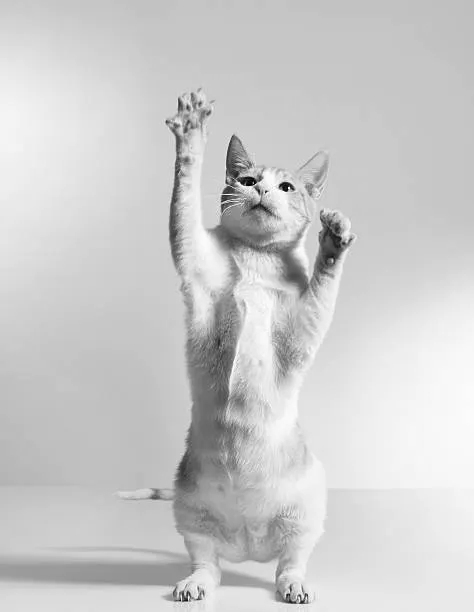
#> input picture Downloads/Traitement des images/Photo.png, 474 x 612 px
$ jupyter execute Untitled.ipynb
#> lines starting #> are read from the running program, lines starting #| are printed output that depends on the picture; after the words box and inside, x2 and y2 are one past the last pixel; in counts of white or black regions, pixels touching at a corner belong together
[cell 1]
from PIL import Image
path= "Photo.png"
img = Image.open(path)
#> img is the input picture: PIL image 474x612 L; min 1, max 255, mean 203.3
img.show()

[cell 2]
w,h=img.size
#> w = 474; h = 612
print("largeur:{} px, hauteur : {} px".format(w,h))
#| largeur:474 px, hauteur : 612 px

[cell 3]
print(img.size)
#| (474, 612)
img2 = img.resize((600,600))
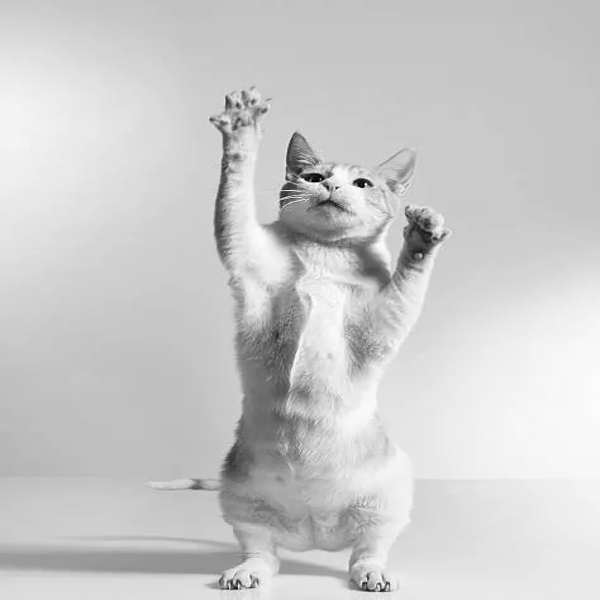
#> img2: PIL image 600x600 L; min 0, max 255, mean 203.3
print(img2.size)
#| (600, 600)

[cell 4]
img2.show()

[cell 5]
print("format des pixels:{}".format(img.mode))
#| format des pixels:L

[cell 6]
px_value=img.getpixel((200 , 400))
#> px_value = 109
print("valuer du pixel situé en (200  400) : {}".format(px_value))
#| valuer du pixel situé en (200  400) : 109

[cell 7]
from PIL import Image
path= "Photo.png"
img1 = Image.open(path).convert('L')
img1.show()

[cell 8]
img1.save("Photo.png")

[cell 9]
from PIL import Image
import numpy as np
path= "Photo.png"
img = Image.open(path)
mat = np.array(img)
print(mat)
#> (printed output is left out)
print("Taille de la matrice ed pixels : {}".format(mat.shape))
#| Taille de la matrice ed pixels : (612, 474)

[cell 10]
Image.fromarray(mat)

[cell 11]
from PIL import Image
import numpy as np
path= "Photo.png"
img = Image.open(path).convert('RGB')
#> img: PIL image 474x612 RGB
R ,G ,B =img.split()
R.show()
G.show()
B.show()

[cell 12]
merged = Image.merge("RGB", (R, G, B))

[cell 13]
merged.show()

## Exercice1

[cell 14]
from PIL import Image
import numpy as np
path1= "dog.png"
path2= "dog1.png"
img1 = Image.open(path1).convert('L')
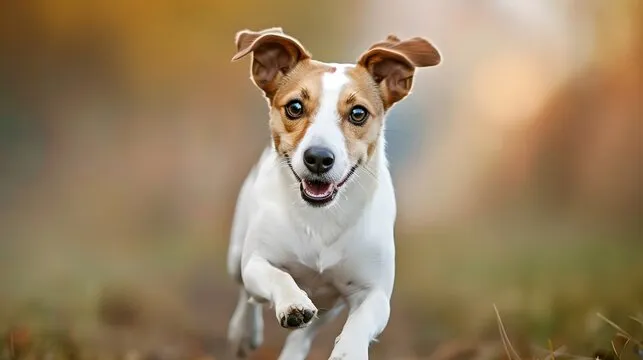
#> input picture Downloads/Traitement des images/dog.png, 643 x 360 px
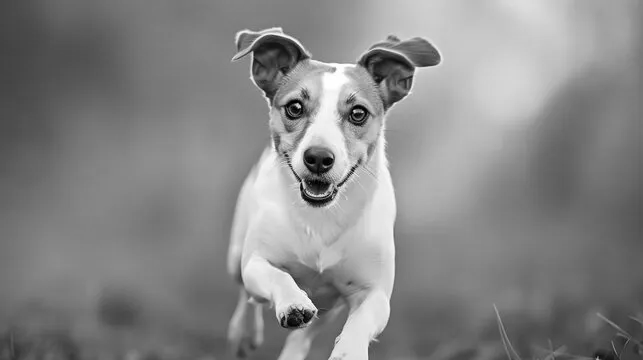
#> img1: PIL image 643x360 L; min 0, max 255, mean 134.1
img2 = Image.open(path2).convert('L')
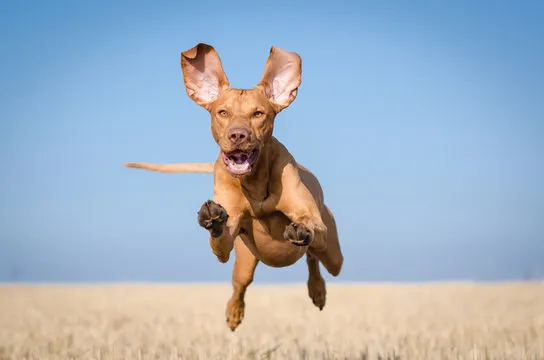
#> input picture Downloads/Traitement des images/dog1.png, 544 x 360 px
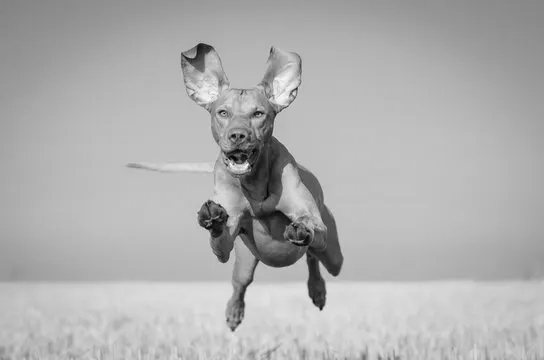
#> img2: PIL image 544x360 L; min 2, max 249, mean 175.1
img1.show()
img2.show()

[cell 15]
img3= img1.resize((600,600))
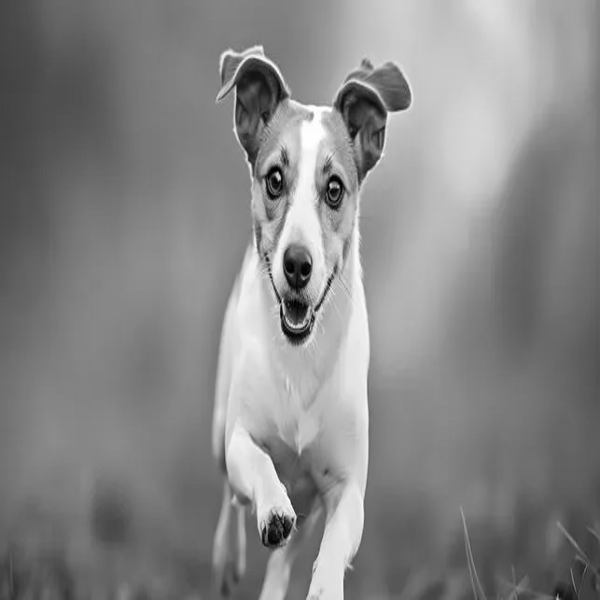
#> img3: PIL image 600x600 L; min 0, max 255, mean 134.1
img4 = img2.resize((600,600))
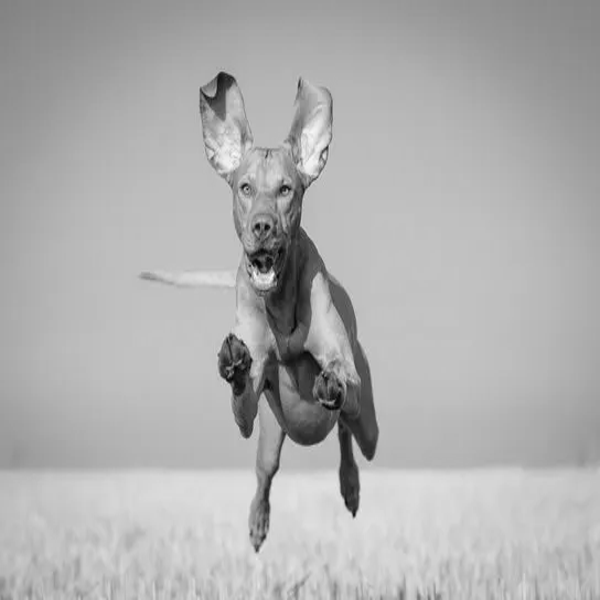
#> img4: PIL image 600x600 L; min 2, max 250, mean 175.1
mat1 = np.array(img3)
mat2 = np.array(img4)
max_array = np.maximum(mat1, mat2)
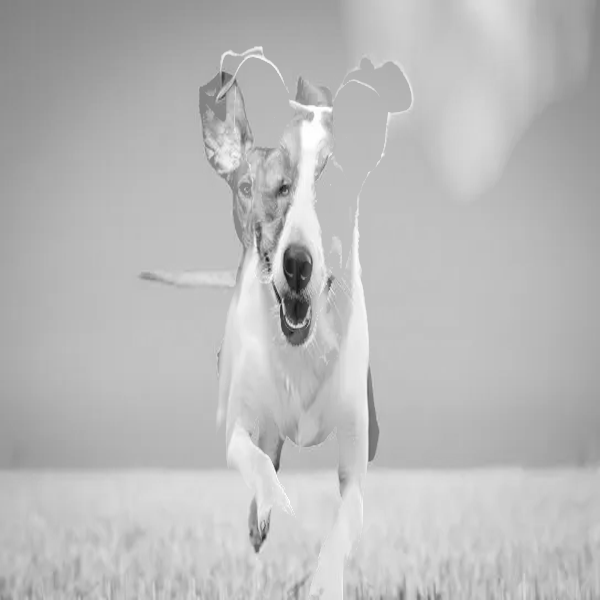
#> max_array: shape (600, 600); min 22, max 255, mean 186.1
max_image = Image.fromarray(max_array)
max_image.show()

## Exercice2

[cell 16]
threshold = 128
for i in range(max_array.shape[0]):
    for j in range(max_array.shape[1]):
        if max_array[i, j] > threshold:
            max_array[i, j] = 255
        else:
            max_array[i, j] = 0
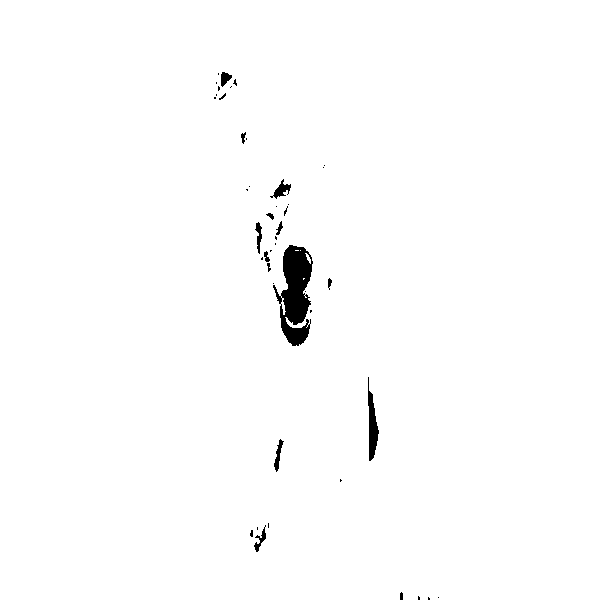
#> max_array: shape (600, 600); 98.9% white; 44 black regions (30 under 20 px), largest, box (x1, y1, x2, y2) and area: (273, 245, 313, 346) 2348, (368, 377, 379, 461) 479, (270, 179, 291, 199) 163
img1_gray = Image.fromarray(max_array)
img1_gray.show()

[cell 17]
import matplotlib.pyplot as plt
import numpy as np
from PIL import Image
 # Définition de la matrice d'image (valeurs en niveaux de gris)
img = np.array([
    [25, 100, 220, 220, 200, 150],
    [200, 30, 30, 30, 220, 100],
    [220, 200, 30, 30, 100, 150],
    [150, 150, 150, 200, 150, 150],
    [100, 200, 30, 200, 150, 150],
    [100, 100, 100, 25, 25, 25]
], dtype=np.uint8)
  # Type uint8 pour une image en niveaux de gris
img             # Affichage de l'image avec Matplotlib
plt.imshow(img, cmap='gray')  # Utilisation d'une palette de gris
plt.colorbar()  # Ajouter une barre de couleur pour voir les valeurs des pixels
plt.title("Image sous forme de matrice")
plt.show()
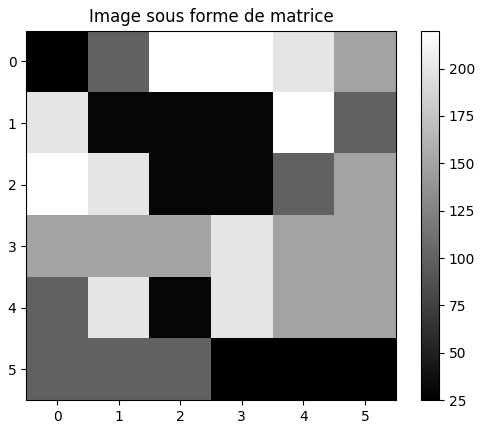
#> figure drawn by matplotlib, 2 panels
